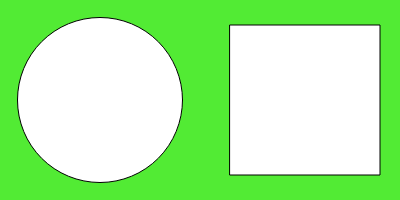
Frame 1 (no input)
Frame 60 (no input): identical to frame 1, image omitted
Frame 120 (the mouse pressed at the canvas centre since frame 60): identical to frame 1, image omitted

The p5.js sketch that drew this single still picture (run headless with seeded random() and noise() and a simulated clock; from frame 60 on, the mouse is pressed at the canvas centre):

// p5.js sketch
// ── sketch.js
function setup() {
  createCanvas(400, 200);
}

function draw() {
  background(82, 235, 52);
  circle(100, 100, 165);
  
  square(230, 25, 150);
}
